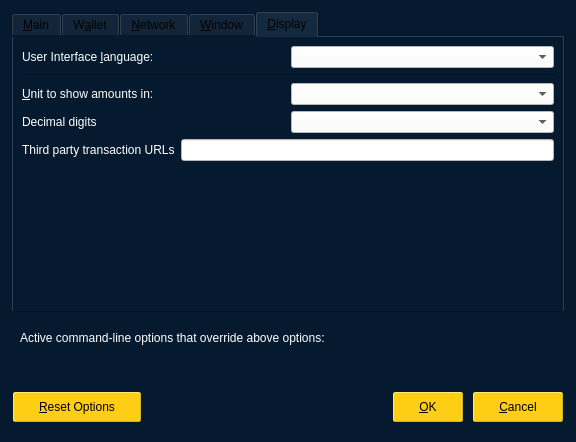
<?xml version="1.0" encoding="UTF-8"?>
<ui version="4.0">
 <class>OptionsDialog</class>
 <widget class="QDialog" name="OptionsDialog">
  <property name="geometry">
   <rect>
    <x>0</x>
    <y>0</y>
    <width>576</width>
    <height>442</height>
   </rect>
  </property>
  <property name="windowTitle">
   <string>Options</string>
  </property>
  <property name="styleSheet">
   <string notr="true">background-color: rgb(5, 26, 47);
color: black;</string>
  </property>
  <property name="modal">
   <bool>true</bool>
  </property>
  <layout class="QVBoxLayout" name="verticalLayout">
   <item>
    <widget class="QTabWidget" name="tabWidget">
     <property name="currentIndex">
      <number>4</number>
     </property>
     <widget class="QWidget" name="tabMain">
      <attribute name="title">
       <string>&amp;Main</string>
      </attribute>
      <layout class="QVBoxLayout" name="verticalLayout_Main">
       <item>
        <widget class="QCheckBox" name="bitcoinAtStartup">
         <property name="toolTip">
          <string>Automatically start Bitesax after logging in to the system.</string>
         </property>
         <property name="styleSheet">
          <string notr="true">background: transparent;
color:white</string>
         </property>
         <property name="text">
          <string>&amp;Start Bitesax on system login</string>
         </property>
        </widget>
       </item>
       <item>
        <layout class="QHBoxLayout" name="horizontalLayout_2_Main">
         <item>
          <widget class="QLabel" name="databaseCacheLabel">
           <property name="styleSheet">
            <string notr="true">background: transparent;
color:white</string>
           </property>
           <property name="text">
            <string>Size of &amp;database cache</string>
           </property>
           <property name="textFormat">
            <enum>Qt::PlainText</enum>
           </property>
           <property name="buddy">
            <cstring>databaseCache</cstring>
           </property>
          </widget>
         </item>
         <item>
          <widget class="QSpinBox" name="databaseCache">
           <property name="styleSheet">
            <string notr="true">background:white;
color:black</string>
           </property>
          </widget>
         </item>
         <item>
          <widget class="QLabel" name="databaseCacheUnitLabel">
           <property name="styleSheet">
            <string notr="true">background: transparent;
color:white</string>
           </property>
           <property name="text">
            <string>MB</string>
           </property>
           <property name="textFormat">
            <enum>Qt::PlainText</enum>
           </property>
          </widget>
         </item>
         <item>
          <spacer name="horizontalSpacer_2_Main">
           <property name="orientation">
            <enum>Qt::Horizontal</enum>
           </property>
           <property name="sizeHint" stdset="0">
            <size>
             <width>40</width>
             <height>20</height>
            </size>
           </property>
          </spacer>
         </item>
        </layout>
       </item>
       <item>
        <layout class="QHBoxLayout" name="horizontalLayout_3_Main">
         <item>
          <widget class="QLabel" name="threadsScriptVerifLabel">
           <property name="styleSheet">
            <string notr="true">background: transparent;
color:white</string>
           </property>
           <property name="text">
            <string>Number of script &amp;verification threads</string>
           </property>
           <property name="textFormat">
            <enum>Qt::PlainText</enum>
           </property>
           <property name="buddy">
            <cstring>threadsScriptVerif</cstring>
           </property>
          </widget>
         </item>
         <item>
          <widget class="QSpinBox" name="threadsScriptVerif">
           <property name="toolTip">
            <string>(0 = auto, &lt;0 = leave that many cores free)</string>
           </property>
           <property name="styleSheet">
            <string notr="true">background:white;
color:black</string>
           </property>
          </widget>
         </item>
         <item>
          <spacer name="horizontalSpacer_3_Main">
           <property name="orientation">
            <enum>Qt::Horizontal</enum>
           </property>
           <property name="sizeHint" stdset="0">
            <size>
             <width>40</width>
             <height>20</height>
            </size>
           </property>
          </spacer>
         </item>
        </layout>
       </item>
       <item>
        <spacer name="verticalSpacer_2">
         <property name="orientation">
          <enum>Qt::Vertical</enum>
         </property>
         <property name="sizeHint" stdset="0">
          <size>
           <width>20</width>
           <height>40</height>
          </size>
         </property>
        </spacer>
       </item>
      </layout>
     </widget>
     <widget class="QWidget" name="tabWallet">
      <attribute name="title">
       <string>W&amp;allet</string>
      </attribute>
      <layout class="QVBoxLayout" name="verticalLayout_Wallet">
       <item>
        <layout class="QHBoxLayout" name="horizontalLayout_2_Wallet">
         <item>
          <widget class="QLabel" name="labelStakeSplitThresholdText">
           <property name="styleSheet">
            <string notr="true">background: transparent;
color:white</string>
           </property>
           <property name="text">
            <string>Stake split threshold:</string>
           </property>
          </widget>
         </item>
         <item>
          <widget class="QSpinBox" name="spinBoxStakeSplitThreshold">
           <property name="styleSheet">
            <string notr="true">background:white;
color:black</string>
           </property>
           <property name="minimum">
            <number>1</number>
           </property>
           <property name="maximum">
            <number>999999</number>
           </property>
          </widget>
         </item>
        </layout>
       </item>
       <item>
        <widget class="QGroupBox" name="groupBox">
         <property name="styleSheet">
          <string notr="true">background: transparent;
color:white</string>
         </property>
         <property name="title">
          <string>Expert</string>
         </property>
         <layout class="QVBoxLayout" name="verticalLayout_2">
          <item>
           <widget class="QCheckBox" name="coinControlFeatures">
            <property name="toolTip">
             <string>Whether to show coin control features or not.</string>
            </property>
            <property name="styleSheet">
             <string notr="true">background: transparent</string>
            </property>
            <property name="text">
             <string>Enable coin &amp;control features</string>
            </property>
           </widget>
          </item>
          <item>
           <widget class="QCheckBox" name="showMasternodesTab">
            <property name="toolTip">
             <string>Show additional tab listing all your masternodes in first sub-tab&lt;br/&gt;and all masternodes on the network in second sub-tab.</string>
            </property>
            <property name="styleSheet">
             <string notr="true">background: transparent</string>
            </property>
            <property name="text">
             <string>Show Masternodes Tab</string>
            </property>
           </widget>
          </item>
          <item>
           <widget class="QCheckBox" name="spendZeroConfChange">
            <property name="toolTip">
             <string>If you disable the spending of unconfirmed change, the change from a transaction&lt;br/&gt;cannot be used until that transaction has at least one confirmation.&lt;br/&gt;This also affects how your balance is computed.</string>
            </property>
            <property name="styleSheet">
             <string notr="true">background: transparent</string>
            </property>
            <property name="text">
             <string>&amp;Spend unconfirmed change</string>
            </property>
           </widget>
          </item>
         </layout>
        </widget>
       </item>
       <item>
        <spacer name="verticalSpacer_Wallet">
         <property name="orientation">
          <enum>Qt::Vertical</enum>
         </property>
         <property name="sizeHint" stdset="0">
          <size>
           <width>20</width>
           <height>40</height>
          </size>
         </property>
        </spacer>
       </item>
      </layout>
     </widget>
     <widget class="QWidget" name="tabNetwork">
      <attribute name="title">
       <string>&amp;Network</string>
      </attribute>
      <layout class="QVBoxLayout" name="verticalLayout_Network">
       <item>
        <widget class="QCheckBox" name="mapPortUpnp">
         <property name="toolTip">
          <string>Automatically open the Bitesax client port on the router. This only works when your router supports UPnP and it is enabled.</string>
         </property>
         <property name="styleSheet">
          <string notr="true">background: transparent;
color:white</string>
         </property>
         <property name="text">
          <string>Map port using &amp;UPnP</string>
         </property>
        </widget>
       </item>
       <item>
        <widget class="QCheckBox" name="allowIncoming">
         <property name="toolTip">
          <string>Accept connections from outside</string>
         </property>
         <property name="styleSheet">
          <string notr="true">background: transparent;
color:white</string>
         </property>
         <property name="text">
          <string>Allow incoming connections</string>
         </property>
        </widget>
       </item>
       <item>
        <widget class="QCheckBox" name="connectSocks">
         <property name="toolTip">
          <string>Connect to the Bitesax network through a SOCKS5 proxy.</string>
         </property>
         <property name="styleSheet">
          <string notr="true">background: transparent;
color:white</string>
         </property>
         <property name="text">
          <string>&amp;Connect through SOCKS5 proxy (default proxy):</string>
         </property>
        </widget>
       </item>
       <item>
        <layout class="QHBoxLayout" name="horizontalLayout_1_Network">
         <item>
          <widget class="QLabel" name="proxyIpLabel">
           <property name="styleSheet">
            <string notr="true">background: transparent;
color:white</string>
           </property>
           <property name="text">
            <string>Proxy &amp;IP:</string>
           </property>
           <property name="textFormat">
            <enum>Qt::PlainText</enum>
           </property>
           <property name="buddy">
            <cstring>proxyIp</cstring>
           </property>
          </widget>
         </item>
         <item>
          <widget class="QValidatedLineEdit" name="proxyIp">
           <property name="minimumSize">
            <size>
             <width>140</width>
             <height>0</height>
            </size>
           </property>
           <property name="maximumSize">
            <size>
             <width>140</width>
             <height>16777215</height>
            </size>
           </property>
           <property name="toolTip">
            <string>IP address of the proxy (e.g. IPv4: 127.0.0.1 / IPv6: ::1)</string>
           </property>
           <property name="styleSheet">
            <string notr="true">background:white;
color:black</string>
           </property>
          </widget>
         </item>
         <item>
          <widget class="QLabel" name="proxyPortLabel">
           <property name="styleSheet">
            <string notr="true">background: transparent;
color:white</string>
           </property>
           <property name="text">
            <string>&amp;Port:</string>
           </property>
           <property name="textFormat">
            <enum>Qt::PlainText</enum>
           </property>
           <property name="buddy">
            <cstring>proxyPort</cstring>
           </property>
          </widget>
         </item>
         <item>
          <widget class="QLineEdit" name="proxyPort">
           <property name="minimumSize">
            <size>
             <width>55</width>
             <height>0</height>
            </size>
           </property>
           <property name="maximumSize">
            <size>
             <width>55</width>
             <height>16777215</height>
            </size>
           </property>
           <property name="toolTip">
            <string>Port of the proxy (e.g. 9050)</string>
           </property>
           <property name="styleSheet">
            <string notr="true">background:white;
color:black</string>
           </property>
          </widget>
         </item>
         <item>
          <spacer name="horizontalSpacer_1_Network">
           <property name="orientation">
            <enum>Qt::Horizontal</enum>
           </property>
           <property name="sizeHint" stdset="0">
            <size>
             <width>40</width>
             <height>20</height>
            </size>
           </property>
          </spacer>
         </item>
        </layout>
       </item>
       <item>
        <spacer name="verticalSpacer_Network">
         <property name="orientation">
          <enum>Qt::Vertical</enum>
         </property>
         <property name="sizeHint" stdset="0">
          <size>
           <width>20</width>
           <height>40</height>
          </size>
         </property>
        </spacer>
       </item>
      </layout>
     </widget>
     <widget class="QWidget" name="tabWindow">
      <attribute name="title">
       <string>&amp;Window</string>
      </attribute>
      <layout class="QVBoxLayout" name="verticalLayout_Window">
       <item>
        <widget class="QCheckBox" name="minimizeToTray">
         <property name="toolTip">
          <string>Show only a tray icon after minimizing the window.</string>
         </property>
         <property name="styleSheet">
          <string notr="true">background: transparent;
color:white</string>
         </property>
         <property name="text">
          <string>&amp;Minimize to the tray instead of the taskbar</string>
         </property>
        </widget>
       </item>
       <item>
        <widget class="QCheckBox" name="minimizeOnClose">
         <property name="toolTip">
          <string>Minimize instead of exit the application when the window is closed. When this option is enabled, the application will be closed only after selecting Quit in the menu.</string>
         </property>
         <property name="styleSheet">
          <string notr="true">background: transparent;
color:white</string>
         </property>
         <property name="text">
          <string>M&amp;inimize on close</string>
         </property>
        </widget>
       </item>
       <item>
        <spacer name="verticalSpacer_Window">
         <property name="orientation">
          <enum>Qt::Vertical</enum>
         </property>
         <property name="sizeHint" stdset="0">
          <size>
           <width>20</width>
           <height>40</height>
          </size>
         </property>
        </spacer>
       </item>
      </layout>
     </widget>
     <widget class="QWidget" name="tabDisplay">
      <attribute name="title">
       <string>&amp;Display</string>
      </attribute>
      <layout class="QVBoxLayout" name="verticalLayout_Display">
       <item>
        <layout class="QHBoxLayout" name="horizontalLayout_1_Display">
         <item>
          <widget class="QLabel" name="langLabel">
           <property name="styleSheet">
            <string notr="true">background: transparent;
color:white</string>
           </property>
           <property name="text">
            <string>User Interface &amp;language:</string>
           </property>
           <property name="textFormat">
            <enum>Qt::PlainText</enum>
           </property>
           <property name="buddy">
            <cstring>lang</cstring>
           </property>
          </widget>
         </item>
         <item>
          <widget class="QValueComboBox" name="lang">
           <property name="toolTip">
            <string>The user interface language can be set here. This setting will take effect after restarting Bitesax.</string>
           </property>
           <property name="styleSheet">
            <string notr="true">background:white;
color:black</string>
           </property>
          </widget>
         </item>
        </layout>
       </item>
       <item>
        <widget class="Line" name="line">
         <property name="orientation">
          <enum>Qt::Horizontal</enum>
         </property>
        </widget>
       </item>
       <item>
        <layout class="QHBoxLayout" name="horizontalLayout_2_Display">
         <item>
          <widget class="QLabel" name="unitLabel">
           <property name="styleSheet">
            <string notr="true">background: transparent;
color:white</string>
           </property>
           <property name="text">
            <string>&amp;Unit to show amounts in:</string>
           </property>
           <property name="textFormat">
            <enum>Qt::PlainText</enum>
           </property>
           <property name="buddy">
            <cstring>unit</cstring>
           </property>
          </widget>
         </item>
         <item>
          <widget class="QValueComboBox" name="unit">
           <property name="toolTip">
            <string>Choose the default subdivision unit to show in the interface and when sending coins.</string>
           </property>
           <property name="styleSheet">
            <string notr="true">background:white;
color:black</string>
           </property>
          </widget>
         </item>
        </layout>
       </item>
       <item>
        <layout class="QHBoxLayout" name="horizontalLayout_5_Display">
         <item>
          <widget class="QLabel" name="digitsLabel">
           <property name="styleSheet">
            <string notr="true">background: transparent;
color:white</string>
           </property>
           <property name="text">
            <string>Decimal digits</string>
           </property>
          </widget>
         </item>
         <item>
          <widget class="QValueComboBox" name="digits">
           <property name="styleSheet">
            <string notr="true">background:white;
color:black</string>
           </property>
          </widget>
         </item>
        </layout>
       </item>
       <item>
        <layout class="QHBoxLayout" name="horizontalLayout_3_Display">
         <item>
          <widget class="QLabel" name="thirdPartyTxUrlsLabel">
           <property name="toolTip">
            <string>Third party URLs (e.g. a block explorer) that appear in the transactions tab as context menu items. %s in the URL is replaced by transaction hash. Multiple URLs are separated by vertical bar |.</string>
           </property>
           <property name="styleSheet">
            <string notr="true">background: transparent;
color:white</string>
           </property>
           <property name="text">
            <string>Third party transaction URLs</string>
           </property>
           <property name="buddy">
            <cstring>thirdPartyTxUrls</cstring>
           </property>
          </widget>
         </item>
         <item>
          <widget class="QLineEdit" name="thirdPartyTxUrls">
           <property name="toolTip">
            <string>Third party URLs (e.g. a block explorer) that appear in the transactions tab as context menu items. %s in the URL is replaced by transaction hash. Multiple URLs are separated by vertical bar |.</string>
           </property>
           <property name="styleSheet">
            <string notr="true">background:white;
color:black</string>
           </property>
          </widget>
         </item>
        </layout>
       </item>
       <item>
        <spacer name="verticalSpacer">
         <property name="orientation">
          <enum>Qt::Vertical</enum>
         </property>
         <property name="sizeHint" stdset="0">
          <size>
           <width>20</width>
           <height>40</height>
          </size>
         </property>
        </spacer>
       </item>
      </layout>
     </widget>
    </widget>
   </item>
   <item>
    <widget class="QFrame" name="frame">
     <property name="styleSheet">
      <string notr="true">background: transparent</string>
     </property>
     <layout class="QVBoxLayout" name="verticalLayout_Bottom">
      <item>
       <layout class="QHBoxLayout" name="horizontalLayout_Bottom">
        <item>
         <widget class="QLabel" name="overriddenByCommandLineInfoLabel">
          <property name="styleSheet">
           <string notr="true">background: transparent;
color:white</string>
          </property>
          <property name="text">
           <string>Active command-line options that override above options:</string>
          </property>
          <property name="textFormat">
           <enum>Qt::PlainText</enum>
          </property>
         </widget>
        </item>
        <item>
         <spacer name="horizontalSpacer_Bottom">
          <property name="orientation">
           <enum>Qt::Horizontal</enum>
          </property>
          <property name="sizeHint" stdset="0">
           <size>
            <width>40</width>
            <height>20</height>
           </size>
          </property>
         </spacer>
        </item>
       </layout>
      </item>
      <item>
       <widget class="QLabel" name="overriddenByCommandLineLabel">
        <property name="styleSheet">
         <string notr="true">background: transparent</string>
        </property>
        <property name="text">
         <string/>
        </property>
        <property name="textFormat">
         <enum>Qt::PlainText</enum>
        </property>
        <property name="wordWrap">
         <bool>true</bool>
        </property>
       </widget>
      </item>
     </layout>
    </widget>
   </item>
   <item>
    <layout class="QHBoxLayout" name="horizontalLayout_Buttons">
     <item>
      <widget class="QPushButton" name="resetButton">
       <property name="toolTip">
        <string>Reset all client options to default.</string>
       </property>
       <property name="styleSheet">
        <string notr="true">QPushButton { /* Global Button Style */
	background-color: rgb(254, 206, 23);
	border-width: 1px;
	border-style: outset;
	border-color: #cbb62f;
	border-radius: 2px;
	color:#000000;
	font-size:12px;
	font-weight:;
	padding-left:25px;
	padding-right:25px;
	padding-top:1px;
	padding-bottom:1px;
	height: 26px;
	margin: 2px;
}
QPushButton:hover {
	background-color: #cbb62f;
}

QPushButton:pressed {
	background-color: rgb(170, 255, 255);
	border:1px solid #000000;
}</string>
       </property>
       <property name="text">
        <string>&amp;Reset Options</string>
       </property>
       <property name="autoDefault">
        <bool>false</bool>
       </property>
      </widget>
     </item>
     <item>
      <spacer name="horizontalSpacer_1">
       <property name="orientation">
        <enum>Qt::Horizontal</enum>
       </property>
       <property name="sizeHint" stdset="0">
        <size>
         <width>40</width>
         <height>48</height>
        </size>
       </property>
      </spacer>
     </item>
     <item>
      <widget class="QLabel" name="statusLabel">
       <property name="minimumSize">
        <size>
         <width>200</width>
         <height>0</height>
        </size>
       </property>
       <property name="font">
        <font>
         <weight>75</weight>
         <bold>true</bold>
        </font>
       </property>
       <property name="styleSheet">
        <string notr="true">background: transparent</string>
       </property>
       <property name="text">
        <string/>
       </property>
       <property name="textFormat">
        <enum>Qt::PlainText</enum>
       </property>
       <property name="wordWrap">
        <bool>true</bool>
       </property>
      </widget>
     </item>
     <item>
      <spacer name="horizontalSpacer_2">
       <property name="orientation">
        <enum>Qt::Horizontal</enum>
       </property>
       <property name="sizeHint" stdset="0">
        <size>
         <width>40</width>
         <height>48</height>
        </size>
       </property>
      </spacer>
     </item>
     <item>
      <widget class="QPushButton" name="okButton">
       <property name="styleSheet">
        <string notr="true">QPushButton { /* Global Button Style */
	background-color: rgb(254, 206, 23);
	border-width: 1px;
	border-style: outset;
	border-color: #cbb62f;
	border-radius: 2px;
	color:#000000;
	font-size:12px;
	font-weight:;
	padding-left:25px;
	padding-right:25px;
	padding-top:1px;
	padding-bottom:1px;
	height: 26px;
	margin: 2px;
}
QPushButton:hover {
	background-color: #cbb62f;
}

QPushButton:pressed {
	background-color: rgb(170, 255, 255);
	border:1px solid #000000;
}</string>
       </property>
       <property name="text">
        <string>&amp;OK</string>
       </property>
       <property name="autoDefault">
        <bool>false</bool>
       </property>
       <property name="default">
        <bool>true</bool>
       </property>
      </widget>
     </item>
     <item>
      <widget class="QPushButton" name="cancelButton">
       <property name="styleSheet">
        <string notr="true">QPushButton { /* Global Button Style */
	background-color: rgb(254, 206, 23);
	border-width: 1px;
	border-style: outset;
	border-color: #cbb62f;
	border-radius: 2px;
	color:#000000;
	font-size:12px;
	font-weight:;
	padding-left:25px;
	padding-right:25px;
	padding-top:1px;
	padding-bottom:1px;
	height: 26px;
	margin: 2px;
}
QPushButton:hover {
	background-color: #cbb62f;
}

QPushButton:pressed {
	background-color: rgb(170, 255, 255);
	border:1px solid #000000;
}</string>
       </property>
       <property name="text">
        <string>&amp;Cancel</string>
       </property>
       <property name="autoDefault">
        <bool>false</bool>
       </property>
      </widget>
     </item>
    </layout>
   </item>
  </layout>
 </widget>
 <customwidgets>
  <customwidget>
   <class>QValidatedLineEdit</class>
   <extends>QLineEdit</extends>
   <header>qvalidatedlineedit.h</header>
  </customwidget>
  <customwidget>
   <class>QValueComboBox</class>
   <extends>QComboBox</extends>
   <header>qvaluecombobox.h</header>
  </customwidget>
 </customwidgets>
 <resources/>
 <connections/>
</ui>
